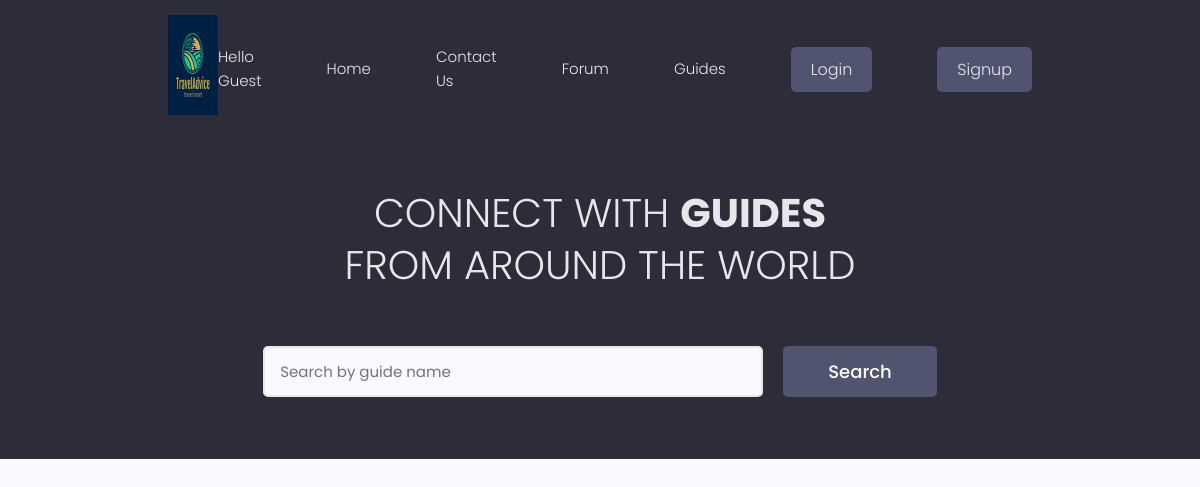
Before: /users/ with the older database file.
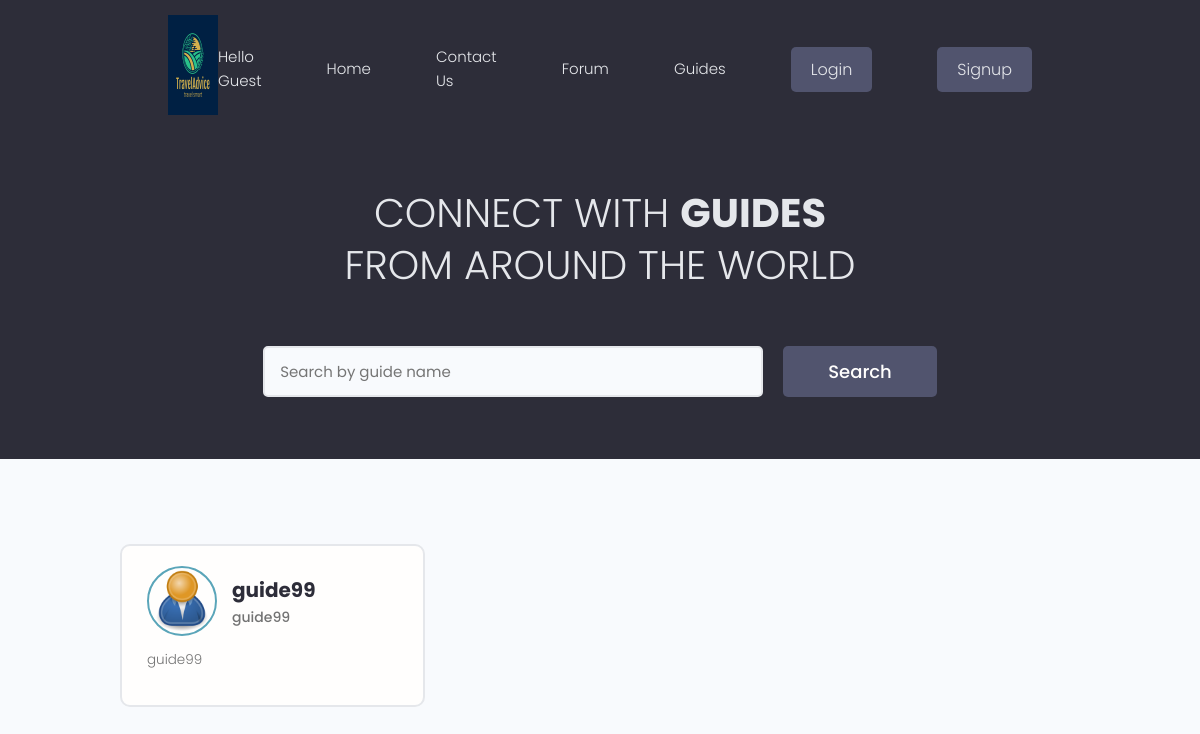
After: the same page with the newer database file.
### users/models.py (models this page shows, shortened)
class Profile(models.Model):
    user = models.OneToOneField(User, on_delete=models.CASCADE, null=True, blank=True)
    name = models.CharField(max_length=200, blank=True, null=True)
    email = models.EmailField(max_length=500, blank=True, null= True)
    username =  models.CharField(max_length=200, blank=True, null=True)
    location =  models.CharField(max_length=200, blank=True, null=True)
    short_intro = models.CharField(max_length=200, blank = True, null=True)
    bio = models.TextField(blank=True,null=True)
    profile_image = models.ImageField(
        null=True, blank=True, upload_to='profiles/', default= "profiles/user-default.png")
    guide_confirmation = models.ImageField(
        null=True, blank=True, upload_to='profiles/')
    admin_approved=models.BooleanField(default=False)
    created = models.DateTimeField(auto_now_add=True)
    id = models.UUIDField(default=uuid.uuid4, unique=True, primary_key=True,editable=False)

### users/views.py (the view)
# urls.py: path('', views.profiles, name="profiles"),
def profiles(request):
    profiles, search_query = searchProfiles(request)
    context = {'profiles': profiles, 'search_query': search_query}
    return render(request, 'users/profiles.html', context)

### forum/context_processors.py (called while the page is built, shortened)
def searchFunction(request):
    search_context = {}
    posts = Post.objects.all()
    return search_context

### users/utils.py (called while the page is built)
def searchProfiles(request):
    search_query = ''
    if request.GET.get('search_query'):
        search_query = request.GET.get('search_query')
    skills = Skill.objects.filter(name__icontains=search_query)
    profiles = Profile.objects.distinct().filter(
        Q(name__icontains=search_query) |
        Q(short_intro__icontains=search_query) |
        Q(skill__in=skills)
    )
    return profiles, search_query

### users/templates/users/profiles.html (shortened to what this page needs)
{% extends 'main.html' %}
{% block content %}
 <main class="home">
    <section class="hero-section text-center">
      <div class="container container--narrow">
        <div class="hero-section__box">
          <h2>CONNECT WITH <span>GUIDES</span></h2>
          <h2>FROM AROUND THE WORLD</h2>
        </div>
        <div class="hero-section__search">
          <form class="form" action="{% url 'profiles' %}" method="get">
            <div class="form__field">
              <input class="input input--text" id="formInput#search" type="text" name="search_query"
                    value="{{search_query}}"  placeholder="Search by guide name" />
            </div>
            <input class="btn btn--sub btn--lg" type="submit" value="Search" />
          </form>
        </div>
      </div>
    </section>
    <section class="devlist">
      <div class="container">
        <div class="grid grid--three">
          {% for profile in profiles %}
            {%if not profile.user.is_staff%}
            {% ifnotequal  profile.user.groups.all.0.name "traveler" %}
            {% if profile.admin_approved %}
                <div class="column card">
                    <div class="dev">
                        <a href="{% url 'guide-profile' profile.id %}" class="card__body">
                            <div class="dev__profile">
                                <img class="avatar avatar--md" src="{{ profile.profile_image.url }}" alt="image" />
                                <div class="dev__meta">
                                    <h3>{{profile.name}}</h3>
                                    <h5>{{profile.short_intro|slice:"60"}}</h5>
                                </div>
                            </div>
                            <p class="dev__info">{{profile.bio|slice:"150"}}</p>
                        </a>
                    </div>
                </div>
                {% endif %}
                {% endifnotequal %}
                {% endif %}
                {% endfor %}
        </div>
      </div>
    </section>
  </main>
{% endblock content %}

Changed rows visible on the page:
added Profile: profile_image (placeholder picture), name "guide99", short_intro "guide99", bio "guide99"
